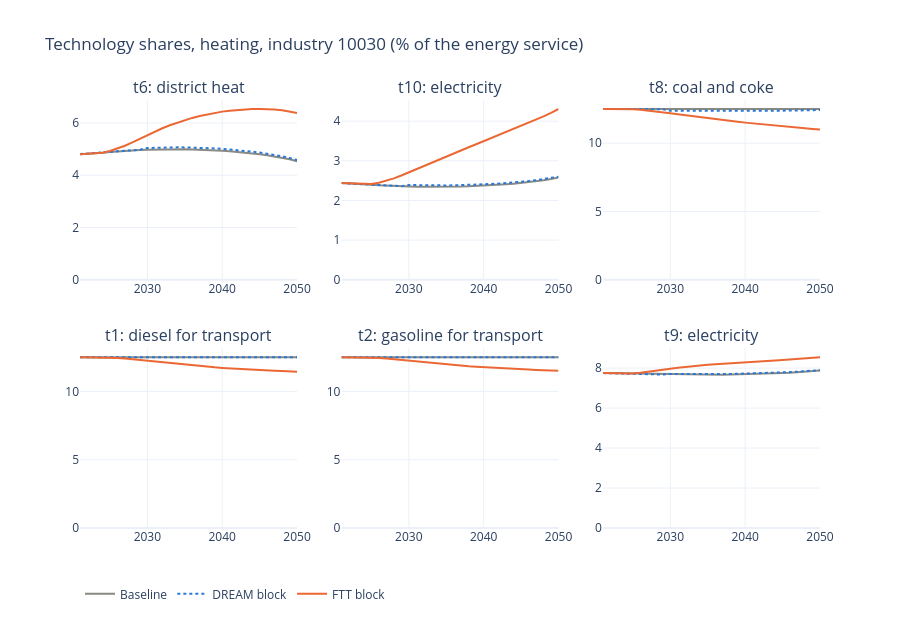

This figure's notebook cell:
### Code cell
panels('HEATING__10030', RUNS, dash=DASH).show()

### Figure 1 — Plotly figure (JSON) as saved in the notebook; plotly's stock layout.template omitted (floating-point values rounded to 4 significant figures)
{"data": [{"hovertemplate": "Baseline %{x}: %{y:.2f} %<extra></extra>", "legendgroup": "Baseline", "line": {"color": "#8a8984", "width": 2}, "mode": "lines", "name": "Baseline", "showlegend": true, "type": "scatter", "x": [2021, 2022, 2023, 2024, 2025, 2026, 2027, 2028, 2029, 2030, 2031, 2032, 2033, 2034, 2035, 2036, 2037, 2038, 2039, 2040, 2041, 2042, 2043, 2044, 2045, 2046, 2047, 2048, 2049, 2050], "xaxis": "x", "y": [4.807, 4.819, 4.84, 4.865, 4.891, 4.914, 4.934, 4.951, 4.966, 4.977, 4.986, 4.993, 4.996, 4.997, 4.994, 4.989, 4.981, 4.971, 4.957, 4.94, 4.919, 4.896, 4.869, 4.839, 4.805, 4.766, 4.723, 4.672, 4.612, 4.538], "yaxis": "y"}, {"hovertemplate": "DREAM block %{x}: %{y:.2f} %<extra></extra>", "legendgroup": "DREAM block", "line": {"color": "#2a78d6", "dash": "dot", "width": 2}, "mode": "lines", "name": "DREAM block", "showlegend": true, "type": "scatter", "x": [2021, 2022, 2023, 2024, 2025, 2026, 2027, 2028, 2029, 2030, 2031, 2032, 2033, 2034, 2035, 2036, 2037, 2038, 2039, 2040, 2041, 2042, 2043, 2044, 2045, 2046, 2047, 2048, 2049, 2050], "xaxis": "x", "y": [4.81, 4.826, 4.846, 4.871, 4.895, 4.917, 4.936, 4.954, 4.975, 5.042, 5.053, 5.061, 5.066, 5.068, 5.066, 5.062, 5.053, 5.042, 5.028, 5.01, 4.988, 4.964, 4.935, 4.903, 4.867, 4.826, 4.78, 4.726, 4.661, 4.58], "yaxis": "y"}, {"hovertemplate": "FTT block %{x}: %{y:.2f} %<extra></extra>", "legendgroup": "FTT block", "line": {"color": "#eb6834", "width": 2}, "mode": "lines", "name": "FTT block", "showlegend": true, "type": "scatter", "x": [2021, 2022, 2023, 2024, 2025, 2026, 2027, 2028, 2029, 2030, 2031, 2032, 2033, 2034, 2035, 2036, 2037, 2038, 2039, 2040, 2041, 2042, 2043, 2044, 2045, 2046, 2047, 2048, 2049, 2050], "xaxis": "x", "y": [4.807, 4.819, 4.84, 4.865, 4.926, 5.016, 5.129, 5.258, 5.397, 5.541, 5.675, 5.798, 5.912, 6.016, 6.11, 6.194, 6.268, 6.333, 6.388, 6.435, 6.472, 6.5, 6.521, 6.532, 6.536, 6.53, 6.516, 6.489, 6.448, 6.386], "yaxis": "y"}, {"hovertemplate": "Baseline %{x}: %{y:.2f} %<extra></extra>", "legendgroup": "Baseline", "line": {"color": "#8a8984", "width": 2}, "mode": "lines", "name": "Baseline", "showlegend": false, "type": "scatter", "x": [2021, 2022, 2023, 2024, 2025, 2026, 2027, 2028, 2029, 2030, 2031, 2032, 2033, 2034, 2035, 2036, 2037, 2038, 2039, 2040, 2041, 2042, 2043, 2044, 2045, 2046, 2047, 2048, 2049, 2050], "xaxis": "x2", "y": [2.439, 2.433, 2.422, 2.409, 2.396, 2.384, 2.374, 2.365, 2.357, 2.352, 2.347, 2.344, 2.342, 2.342, 2.343, 2.345, 2.349, 2.355, 2.362, 2.371, 2.381, 2.393, 2.407, 2.423, 2.44, 2.46, 2.483, 2.51, 2.542, 2.581], "yaxis": "y2"}, {"hovertemplate": "DREAM block %{x}: %{y:.2f} %<extra></extra>", "legendgroup": "DREAM block", "line": {"color": "#2a78d6", "dash": "dot", "width": 2}, "mode": "lines", "name": "DREAM block", "showlegend": false, "type": "scatter", "x": [2021, 2022, 2023, 2024, 2025, 2026, 2027, 2028, 2029, 2030, 2031, 2032, 2033, 2034, 2035, 2036, 2037, 2038, 2039, 2040, 2041, 2042, 2043, 2044, 2045, 2046, 2047, 2048, 2049, 2050], "xaxis": "x2", "y": [2.438, 2.43, 2.419, 2.406, 2.394, 2.383, 2.373, 2.364, 2.36, 2.389, 2.384, 2.381, 2.379, 2.378, 2.379, 2.381, 2.385, 2.39, 2.397, 2.405, 2.415, 2.426, 2.439, 2.454, 2.471, 2.49, 2.511, 2.535, 2.565, 2.6], "yaxis": "y2"}, {"hovertemplate": "FTT block %{x}: %{y:.2f} %<extra></extra>", "legendgroup": "FTT block", "line": {"color": "#eb6834", "width": 2}, "mode": "lines", "name": "FTT block", "showlegend": false, "type": "scatter", "x": [2021, 2022, 2023, 2024, 2025, 2026, 2027, 2028, 2029, 2030, 2031, 2032, 2033, 2034, 2035, 2036, 2037, 2038, 2039, 2040, 2041, 2042, 2043, 2044, 2045, 2046, 2047, 2048, 2049, 2050], "xaxis": "x2", "y": [2.439, 2.433, 2.422, 2.408, 2.417, 2.447, 2.494, 2.556, 2.629, 2.71, 2.79, 2.87, 2.95, 3.029, 3.108, 3.186, 3.263, 3.341, 3.418, 3.494, 3.571, 3.648, 3.724, 3.801, 3.878, 3.956, 4.036, 4.119, 4.208, 4.306], "yaxis": "y2"}, {"hovertemplate": "Baseline %{x}: %{y:.2f} %<extra></extra>", "legendgroup": "Baseline", "line": {"color": "#8a8984", "width": 2}, "mode": "lines", "name": "Baseline", "showlegend": false, "type": "scatter", "x": [2021, 2022, 2023, 2024, 2025, 2026, 2027, 2028, 2029, 2030, 2031, 2032, 2033, 2034, 2035, 2036, 2037, 2038, 2039, 2040, 2041, 2042, 2043, 2044, 2045, 2046, 2047, 2048, 2049, 2050], "xaxis": "x3", "y": [12.5, 12.5, 12.5, 12.5, 12.5, 12.5, 12.5, 12.5, 12.5, 12.5, 12.5, 12.5, 12.5, 12.5, 12.5, 12.5, 12.5, 12.5, 12.5, 12.5, 12.5, 12.5, 12.5, 12.5, 12.5, 12.5, 12.5, 12.5, 12.5, 12.5], "yaxis": "y3"}, {"hovertemplate": "DREAM block %{x}: %{y:.2f} %<extra></extra>", "legendgroup": "DREAM block", "line": {"color": "#2a78d6", "dash": "dot", "width": 2}, "mode": "lines", "name": "DREAM block", "showlegend": false, "type": "scatter", "x": [2021, 2022, 2023, 2024, 2025, 2026, 2027, 2028, 2029, 2030, 2031, 2032, 2033, 2034, 2035, 2036, 2037, 2038, 2039, 2040, 2041, 2042, 2043, 2044, 2045, 2046, 2047, 2048, 2049, 2050], "xaxis": "x3", "y": [12.5, 12.5, 12.5, 12.5, 12.5, 12.5, 12.5, 12.5, 12.49, 12.36, 12.36, 12.36, 12.36, 12.36, 12.36, 12.36, 12.36, 12.36, 12.36, 12.36, 12.37, 12.37, 12.37, 12.38, 12.38, 12.38, 12.39, 12.4, 12.41, 12.42], "yaxis": "y3"}, {"hovertemplate": "FTT block %{x}: %{y:.2f} %<extra></extra>", "legendgroup": "FTT block", "line": {"color": "#eb6834", "width": 2}, "mode": "lines", "name": "FTT block", "showlegend": false, "type": "scatter", "x": [2021, 2022, 2023, 2024, 2025, 2026, 2027, 2028, 2029, 2030, 2031, 2032, 2033, 2034, 2035, 2036, 2037, 2038, 2039, 2040, 2041, 2042, 2043, 2044, 2045, 2046, 2047, 2048, 2049, 2050], "xaxis": "x3", "y": [12.5, 12.5, 12.5, 12.5, 12.48, 12.44, 12.39, 12.33, 12.26, 12.19, 12.11, 12.04, 11.96, 11.89, 11.82, 11.76, 11.69, 11.63, 11.56, 11.5, 11.44, 11.39, 11.33, 11.28, 11.23, 11.18, 11.13, 11.09, 11.04, 11.0], "yaxis": "y3"}, {"hovertemplate": "Baseline %{x}: %{y:.2f} %<extra></extra>", "legendgroup": "Baseline", "line": {"color": "#8a8984", "width": 2}, "mode": "lines", "name": "Baseline", "showlegend": false, "type": "scatter", "x": [2021, 2022, 2023, 2024, 2025, 2026, 2027, 2028, 2029, 2030, 2031, 2032, 2033, 2034, 2035, 2036, 2037, 2038, 2039, 2040, 2041, 2042, 2043, 2044, 2045, 2046, 2047, 2048, 2049, 2050], "xaxis": "x4", "y": [12.5, 12.5, 12.5, 12.5, 12.5, 12.5, 12.5, 12.5, 12.5, 12.5, 12.5, 12.5, 12.5, 12.5, 12.5, 12.5, 12.5, 12.5, 12.5, 12.5, 12.5, 12.5, 12.5, 12.5, 12.5, 12.5, 12.5, 12.5, 12.5, 12.5], "yaxis": "y4"}, {"hovertemplate": "DREAM block %{x}: %{y:.2f} %<extra></extra>", "legendgroup": "DREAM block", "line": {"color": "#2a78d6", "dash": "dot", "width": 2}, "mode": "lines", "name": "DREAM block", "showlegend": false, "type": "scatter", "x": [2021, 2022, 2023, 2024, 2025, 2026, 2027, 2028, 2029, 2030, 2031, 2032, 2033, 2034, 2035, 2036, 2037, 2038, 2039, 2040, 2041, 2042, 2043, 2044, 2045, 2046, 2047, 2048, 2049, 2050], "xaxis": "x4", "y": [12.5, 12.5, 12.5, 12.5, 12.5, 12.5, 12.5, 12.5, 12.5, 12.5, 12.5, 12.5, 12.5, 12.5, 12.5, 12.5, 12.5, 12.5, 12.5, 12.5, 12.5, 12.5, 12.5, 12.5, 12.5, 12.5, 12.5, 12.5, 12.5, 12.5], "yaxis": "y4"}, {"hovertemplate": "FTT block %{x}: %{y:.2f} %<extra></extra>", "legendgroup": "FTT block", "line": {"color": "#eb6834", "width": 2}, "mode": "lines", "name": "FTT block", "showlegend": false, "type": "scatter", "x": [2021, 2022, 2023, 2024, 2025, 2026, 2027, 2028, 2029, 2030, 2031, 2032, 2033, 2034, 2035, 2036, 2037, 2038, 2039, 2040, 2041, 2042, 2043, 2044, 2045, 2046, 2047, 2048, 2049, 2050], "xaxis": "x4", "y": [12.5, 12.5, 12.5, 12.5, 12.48, 12.45, 12.4, 12.35, 12.28, 12.22, 12.16, 12.1, 12.04, 11.99, 11.94, 11.89, 11.84, 11.8, 11.76, 11.72, 11.68, 11.65, 11.62, 11.59, 11.56, 11.53, 11.51, 11.49, 11.46, 11.44], "yaxis": "y4"}, {"hovertemplate": "Baseline %{x}: %{y:.2f} %<extra></extra>", "legendgroup": "Baseline", "line": {"color": "#8a8984", "width": 2}, "mode": "lines", "name": "Baseline", "showlegend": false, "type": "scatter", "x": [2021, 2022, 2023, 2024, 2025, 2026, 2027, 2028, 2029, 2030, 2031, 2032, 2033, 2034, 2035, 2036, 2037, 2038, 2039, 2040, 2041, 2042, 2043, 2044, 2045, 2046, 2047, 2048, 2049, 2050], "xaxis": "x5", "y": [12.5, 12.5, 12.5, 12.5, 12.5, 12.5, 12.5, 12.5, 12.5, 12.5, 12.5, 12.5, 12.5, 12.5, 12.5, 12.5, 12.5, 12.5, 12.5, 12.5, 12.5, 12.5, 12.5, 12.5, 12.5, 12.5, 12.5, 12.5, 12.5, 12.5], "yaxis": "y5"}, {"hovertemplate": "DREAM block %{x}: %{y:.2f} %<extra></extra>", "legendgroup": "DREAM block", "line": {"color": "#2a78d6", "dash": "dot", "width": 2}, "mode": "lines", "name": "DREAM block", "showlegend": false, "type": "scatter", "x": [2021, 2022, 2023, 2024, 2025, 2026, 2027, 2028, 2029, 2030, 2031, 2032, 2033, 2034, 2035, 2036, 2037, 2038, 2039, 2040, 2041, 2042, 2043, 2044, 2045, 2046, 2047, 2048, 2049, 2050], "xaxis": "x5", "y": [12.5, 12.5, 12.5, 12.5, 12.5, 12.5, 12.5, 12.5, 12.5, 12.5, 12.5, 12.5, 12.5, 12.5, 12.5, 12.5, 12.5, 12.5, 12.5, 12.5, 12.5, 12.5, 12.5, 12.5, 12.5, 12.5, 12.5, 12.5, 12.5, 12.5], "yaxis": "y5"}, {"hovertemplate": "FTT block %{x}: %{y:.2f} %<extra></extra>", "legendgroup": "FTT block", "line": {"color": "#eb6834", "width": 2}, "mode": "lines", "name": "FTT block", "showlegend": false, "type": "scatter", "x": [2021, 2022, 2023, 2024, 2025, 2026, 2027, 2028, 2029, 2030, 2031, 2032, 2033, 2034, 2035, 2036, 2037, 2038, 2039, 2040, 2041, 2042, 2043, 2044, 2045, 2046, 2047, 2048, 2049, 2050], "xaxis": "x5", "y": [12.5, 12.5, 12.5, 12.5, 12.48, 12.45, 12.41, 12.35, 12.29, 12.23, 12.17, 12.11, 12.06, 12.01, 11.96, 11.91, 11.87, 11.83, 11.79, 11.76, 11.73, 11.7, 11.67, 11.64, 11.62, 11.59, 11.57, 11.55, 11.54, 11.52], "yaxis": "y5"}, {"hovertemplate": "Baseline %{x}: %{y:.2f} %<extra></extra>", "legendgroup": "Baseline", "line": {"color": "#8a8984", "width": 2}, "mode": "lines", "name": "Baseline", "showlegend": false, "type": "scatter", "x": [2021, 2022, 2023, 2024, 2025, 2026, 2027, 2028, 2029, 2030, 2031, 2032, 2033, 2034, 2035, 2036, 2037, 2038, 2039, 2040, 2041, 2042, 2043, 2044, 2045, 2046, 2047, 2048, 2049, 2050], "xaxis": "x6", "y": [7.754, 7.748, 7.738, 7.726, 7.713, 7.702, 7.692, 7.684, 7.677, 7.671, 7.667, 7.664, 7.662, 7.662, 7.663, 7.665, 7.669, 7.674, 7.681, 7.69, 7.699, 7.711, 7.724, 7.738, 7.755, 7.773, 7.794, 7.818, 7.846, 7.881], "yaxis": "y6"}, {"hovertemplate": "DREAM block %{x}: %{y:.2f} %<extra></extra>", "legendgroup": "DREAM block", "line": {"color": "#2a78d6", "dash": "dot", "width": 2}, "mode": "lines", "name": "DREAM block", "showlegend": false, "type": "scatter", "x": [2021, 2022, 2023, 2024, 2025, 2026, 2027, 2028, 2029, 2030, 2031, 2032, 2033, 2034, 2035, 2036, 2037, 2038, 2039, 2040, 2041, 2042, 2043, 2044, 2045, 2046, 2047, 2048, 2049, 2050], "xaxis": "x6", "y": [7.752, 7.745, 7.735, 7.723, 7.711, 7.701, 7.691, 7.683, 7.679, 7.707, 7.702, 7.699, 7.697, 7.696, 7.697, 7.699, 7.703, 7.708, 7.714, 7.722, 7.731, 7.742, 7.754, 7.768, 7.783, 7.8, 7.819, 7.841, 7.866, 7.897], "yaxis": "y6"}, {"hovertemplate": "FTT block %{x}: %{y:.2f} %<extra></extra>", "legendgroup": "FTT block", "line": {"color": "#eb6834", "width": 2}, "mode": "lines", "name": "FTT block", "showlegend": false, "type": "scatter", "x": [2021, 2022, 2023, 2024, 2025, 2026, 2027, 2028, 2029, 2030, 2031, 2032, 2033, 2034, 2035, 2036, 2037, 2038, 2039, 2040, 2041, 2042, 2043, 2044, 2045, 2046, 2047, 2048, 2049, 2050], "xaxis": "x6", "y": [7.754, 7.748, 7.738, 7.725, 7.735, 7.763, 7.805, 7.856, 7.911, 7.967, 8.017, 8.061, 8.101, 8.136, 8.169, 8.199, 8.226, 8.252, 8.276, 8.299, 8.321, 8.343, 8.365, 8.387, 8.409, 8.431, 8.455, 8.481, 8.51, 8.545], "yaxis": "y6"}], "layout": {"annotations": [{"font": {"size": 16}, "showarrow": false, "text": "t6: district heat", "x": 0.1467, "xanchor": "center", "xref": "paper", "y": 1.0, "yanchor": "bottom", "yref": "paper"}, {"font": {"size": 16}, "showarrow": false, "text": "t10: electricity", "x": 0.5, "xanchor": "center", "xref": "paper", "y": 1.0, "yanchor": "bottom", "yref": "paper"}, {"font": {"size": 16}, "showarrow": false, "text": "t8: coal and coke", "x": 0.8533, "xanchor": "center", "xref": "paper", "y": 1.0, "yanchor": "bottom", "yref": "paper"}, {"font": {"size": 16}, "showarrow": false, "text": "t1: diesel for transport", "x": 0.1467, "xanchor": "center", "xref": "paper", "y": 0.42, "yanchor": "bottom", "yref": "paper"}, {"font": {"size": 16}, "showarrow": false, "text": "t2: gasoline for transport", "x": 0.5, "xanchor": "center", "xref": "paper", "y": 0.42, "yanchor": "bottom", "yref": "paper"}, {"font": {"size": 16}, "showarrow": false, "text": "t9: electricity", "x": 0.8533, "xanchor": "center", "xref": "paper", "y": 0.42, "yanchor": "bottom", "yref": "paper"}], "height": 620, "hovermode": "x unified", "legend": {"orientation": "h", "y": -0.12}, "title": {"text": "Technology shares, heating, industry 10030 (% of the energy service)"}, "xaxis": {"anchor": "y", "domain": [0.0, 0.2933]}, "xaxis2": {"anchor": "y2", "domain": [0.3533, 0.6467]}, "xaxis3": {"anchor": "y3", "domain": [0.7067, 1.0]}, "xaxis4": {"anchor": "y4", "domain": [0.0, 0.2933]}, "xaxis5": {"anchor": "y5", "domain": [0.3533, 0.6467]}, "xaxis6": {"anchor": "y6", "domain": [0.7067, 1.0]}, "yaxis": {"anchor": "x", "domain": [0.58, 1.0], "rangemode": "tozero"}, "yaxis2": {"anchor": "x2", "domain": [0.58, 1.0], "rangemode": "tozero"}, "yaxis3": {"anchor": "x3", "domain": [0.58, 1.0], "rangemode": "tozero"}, "yaxis4": {"anchor": "x4", "domain": [0.0, 0.42], "rangemode": "tozero"}, "yaxis5": {"anchor": "x5", "domain": [0.0, 0.42], "rangemode": "tozero"}, "yaxis6": {"anchor": "x6", "domain": [0.0, 0.42], "rangemode": "tozero"}}}
